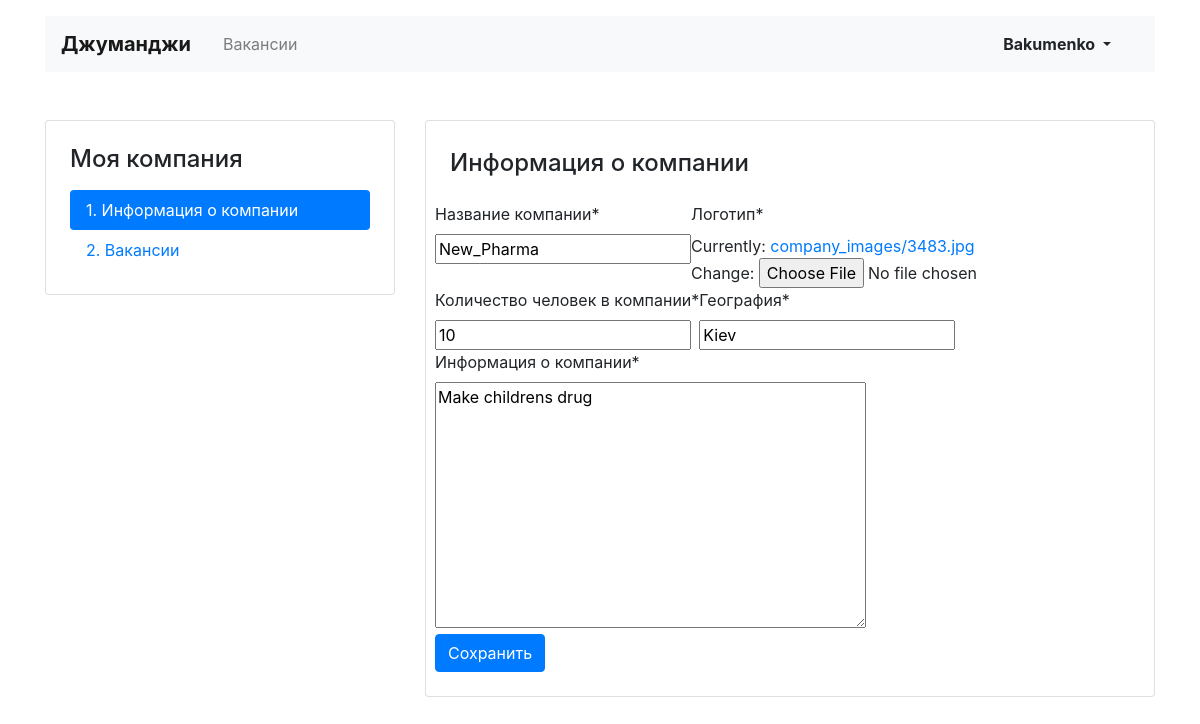
/mycompany/ (signed in), run on an earlier commit of the app's database.
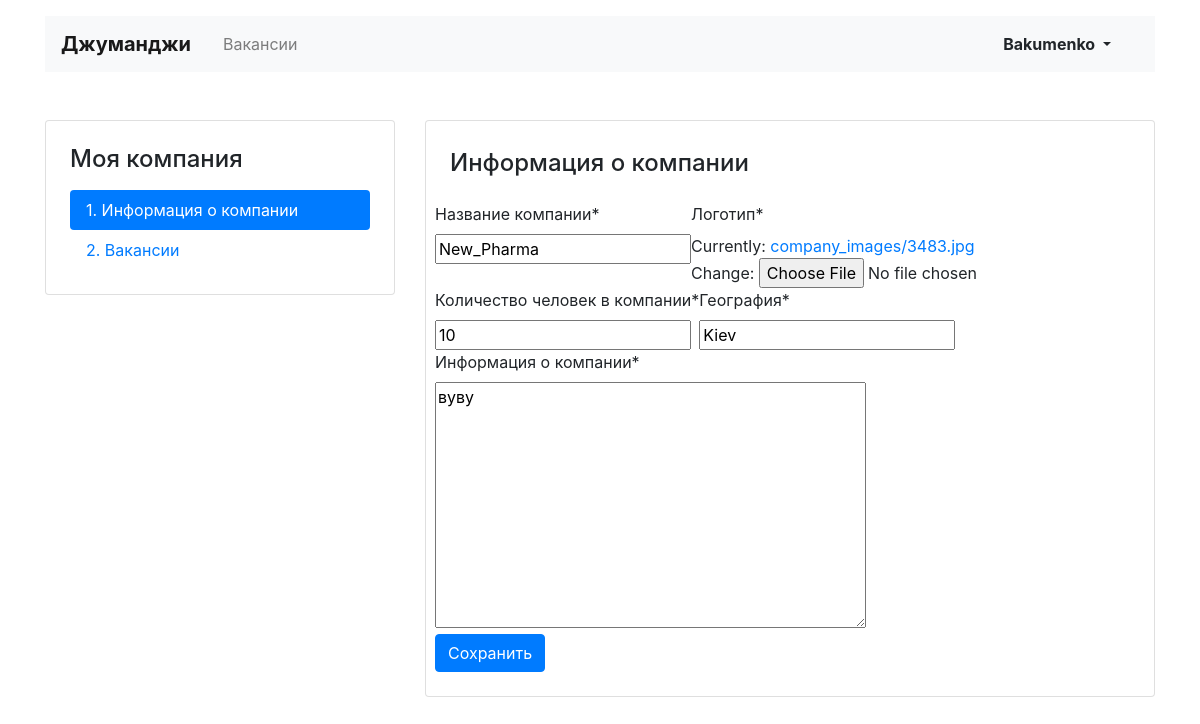
And on a later commit of the database.
### JobforJunes/models.py (models this page shows)
class Company(models.Model):
    name = models.CharField(max_length=30)
    location = models.CharField(max_length=30)
    logo = models.ImageField(upload_to='company_images')
    description = models.TextField()
    employee_count = models.IntegerField()
    owner=models.OneToOneField(get_user_model(), null=True, on_delete=models.CASCADE, related_name='company')

### JobforJunes/views/my_company.py (the view, shortened to what this page needs)
# urls.py: path('mycompany/', MyCompany.as_view(), name='my_company'),
class MyCompany(LoginRequiredMixin,View):
    login_url = 'login'
    def get(self, request):
        try:
            company=request.user.company
            form=MyCompanyForm(instance=company)
        except ObjectDoesNotExist:
            raise Http404
        return render(request, 'my_company.html', {'form':form})

### JobforJunes/forms.py
class MyCompanyForm(forms.ModelForm):
    class Meta:
        model = Company
        exclude = ('owner',)
        labels = {
            'name': 'Название компании',
            'logo': 'Логотип',
            'location': 'География',
            'description': 'Информация о компании',
            'employee_count': 'Количество человек в компании'
        }
    def __init__(self, *args, **kwargs):
        super().__init__(*args, **kwargs)
        self.helper = FormHelper()
        self.helper.layout = Layout(
            Row(
                Column('name', ),
                Column('logo', ),
            ),
            Row(
                Column('employee_count', ),
                Column('location', ),
            ),
            Row(
                Column('description', ),
            ),
            Row(
                Column(Submit('submit', 'Сохранить')),
            ),
        )

### templates/my_company.html (shortened to what this page needs)
{% extends 'base.html' %}
{%block project%}
{% load crispy_forms_tags %}
  <main class="container mt-3 pb-5">
    <div class="row mt-5">
      <div class="col-12 col-lg-4">
        <aside class="pt-3 pb-4 px-4 mb-5 card">
          <h1 class="h4 pt-2 pb-2">Моя компания</h1>
          <div class="nav flex-column nav-pills">
            <a class="nav-link active" href={% url 'my_company' %}>1. Информация о&nbsp;компании</a>
            <a class="nav-link" href="{% url "my_vacancies" %}">2. Вакансии</a>
          </div>
        </aside>
      </div>
      <div class="col-12 col-lg-8">
        <div class="card">
          <div class="card-body px-4 pb-4">
            <section class="tab-pane fade show active">
              <h2 class="h4 pt-2 pb-3">Информация о&nbsp;компании</h2>
              {% crispy form %}
            </section>
          </div>
        </div>
      </div>
    </div>
  </main>
{% endblock %}

What changed in the data, as far as the page shows it:
changed Company "New_Pharma": description "Make childrens drug" → "вуву"
